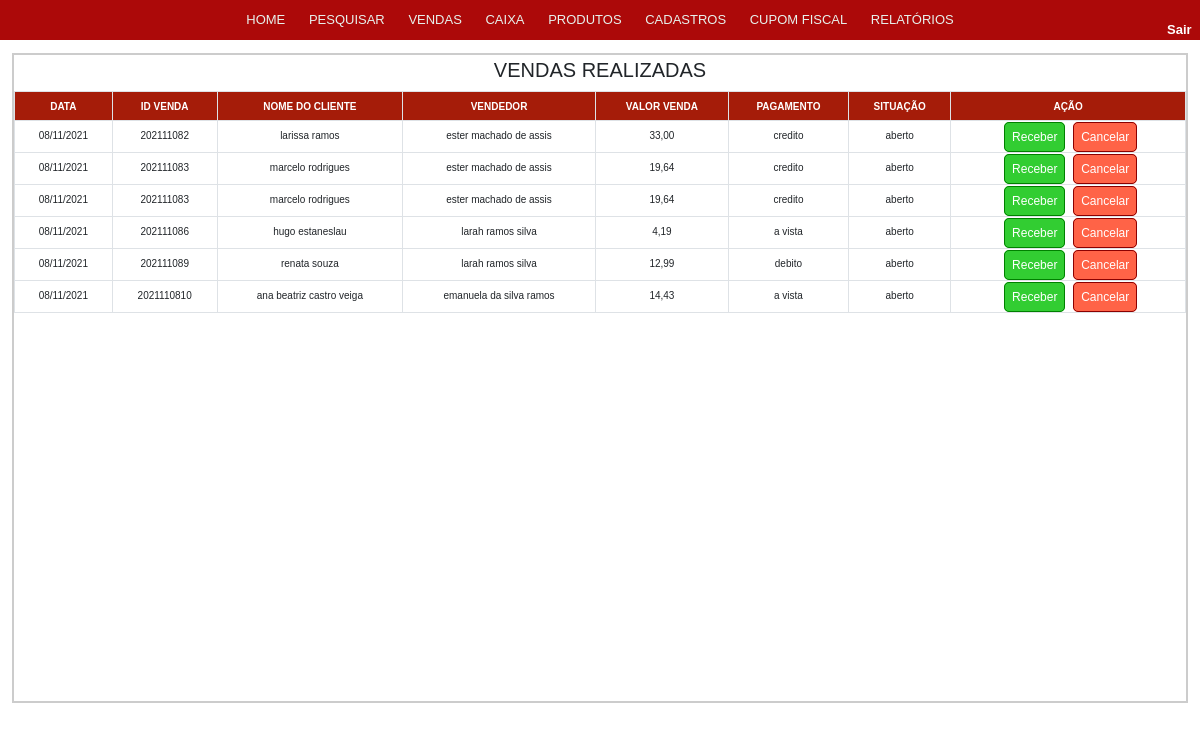
/view/Caixa.php, run on the app's committed database.
### tables this page shows
CREATE TABLE IF NOT EXISTS `venda` (
  `id_venda` INT NOT NULL AUTO_INCREMENT,
  `codigo_venda` INT(15) NOT NULL,
  `pessoa_id_pessoa_vendedor` INT NULL,
  `pessoa_id_pessoa_cliente` INT NULL,
  `data_venda` VARCHAR(11) NULL,
  `tipo_pagamento` ENUM('a vista', 'debito', 'credito') NULL,
  `status_venda` ENUM('aberto', 'fechado') NULL DEFAULT 'aberto',
  `valor_venda_sem_desconto` DECIMAL(10,2) NULL,
  `desconto` DECIMAL(10,2) NULL,
  `valor_venda_com_desconto` DECIMAL(10,2) NULL,
  `total_item_venda` INT NULL,
  INDEX `fk_venda_pessoa1_idx` (`pessoa_id_pessoa_vendedor` ASC) ,
  INDEX `fk_venda_pessoa2_idx` (`pessoa_id_pessoa_cliente` ASC) ,
  UNIQUE INDEX `id_venda_UNIQUE` (`id_venda` ASC) ,
  PRIMARY KEY (`id_venda`),
  CONSTRAINT `fk_venda_pessoa1`
    FOREIGN KEY (`pessoa_id_pessoa_vendedor`)
    REFERENCES `pessoa` (`id_pessoa`)
    ON DELETE NO ACTION
    ON UPDATE NO ACTION,
  CONSTRAINT `fk_venda_pessoa2`
    FOREIGN KEY (`pessoa_id_pessoa_cliente`)
    REFERENCES `pessoa` (`id_pessoa`)
    ON DELETE NO ACTION
    ON UPDATE NO ACTION);

CREATE TABLE IF NOT EXISTS `pessoa` (
  `id_pessoa` INT NOT NULL AUTO_INCREMENT,
  `nome` VARCHAR(45) NOT NULL,
  `cpf_cnpj` VARCHAR(20) NULL,
  `tipo_pessoa` ENUM('cliente', 'funcionario', 'fornecedor') NOT NULL,
  `email` VARCHAR(45) NULL,
  `telefone_fixo` VARCHAR(11) NULL,
  `telefone_celular` VARCHAR(11) NULL,
  `matricula` VARCHAR(11) NULL,
  `senha` VARCHAR(45) NULL,
  `funcao` ENUM('gerente', 'vendedor', 'operador de caixa') NULL,
  `endereco` VARCHAR(60) NULL,
  PRIMARY KEY (`id_pessoa`),
  UNIQUE INDEX `cpf_cnpj_UNIQUE` (`cpf_cnpj` ASC) );

### model/Venda.php (called while the page is built, shortened)
<?php
require_once 'Conexao.php';
require_once 'Pessoa.php';
class Venda
{
    public function selectAllVendaAberta()
    {
        $conexao = new Conexao("projeto_cristofarma", "localhost", "root", "");
        $dados  = $conexao->pdo->query("SELECT * FROM venda LEFT JOIN pessoa ON pessoa_id_pessoa_cliente = id_pessoa WHERE status_venda = 'aberto'
             ORDER BY data_venda DESC");
        $dadosSelecionados = $dados->fetchAll(PDO::FETCH_ASSOC);
        return $dadosSelecionados;
    }
}
?>

### model/Conexao.php (called while the page is built, shortened)
<?php
class Conexao {
    function __construct($dbname, $host, $user, $senha)
    {
        try {
            $this->pdo  = new PDO("mysql:dbname=" . $dbname . ";host=" . $host, $user, $senha);
        } catch (PDOException $e) {
            echo "Erro com Banco de Dados: " . $e->getMessage();
            exit();
        } catch (Exception $e) {
            echo "Erro Generico: " . $e->getMessage();
            exit();
        }
    }
}
?>

### model/Pessoa.php (called while the page is built, shortened)
<?php
require_once 'Conexao.php';
class Pessoa
{
    public function selectPessoaCliente($id_up)
    {
        $conexao = new Conexao("projeto_cristofarma", "localhost", "root", "");
        $dados  = $conexao->pdo->prepare("SELECT * FROM pessoa WHERE tipo_pessoa = 'cliente' AND id_pessoa = :id " );
        $dados->bindValue("id", $id_up);
        $dados->execute();
        $dadosSelecionados = $dados->fetchAll(PDO::FETCH_ASSOC);
        return $dadosSelecionados;
    }
    public function selectPessoaFuncionario($id_up)
    {
        $conexao = new Conexao("projeto_cristofarma", "localhost", "root", "");
        $dados  = $conexao->pdo->prepare("SELECT * FROM pessoa WHERE tipo_pessoa = 'funcionario' AND id_pessoa = :id " );
        $dados->bindValue("id", $id_up);
        $dados->execute();
        $dadosSelecionados = $dados->fetchAll(PDO::FETCH_ASSOC);
        return $dadosSelecionados;
    }
}
?>

### view/Caixa.php (the view, shortened to what this page needs)
<!doctype html>
<html lang="pt">
<head>
    <link rel="stylesheet" href="../css/bootstrap/nav/navegador.css">
    <link rel="stylesheet" href="../css/estilo.css">
</head>
<body>
    <header>
    <nav class="dp-menu">
        <ul>
            <li><a href="home.php">HOME</a></li>
            <li><a href="#">PESQUISAR</a>
            </li>
            <li><a href="Vendas.php">VENDAS</a></li>
            <li><a href="Caixa.php">CAIXA</a></li>
            <li><a href="#">PRODUTOS</a>
            </li>
            <li><a href="Cadastros.php">CADASTROS</a></li>
            <li><a href="CupomFiscal.php">CUPOM FISCAL</a></li>
            <li><a href="#">RELATÓRIOS</a>
        </ul>
    </nav>
    <div id="divSair"  >
        <a href="index.php">Sair</a>
    </div>
    </header>
    <section id="principalCaaixa">
    <div id="listaVendas">
        <legend>VENDAS REALIZADAS</legend>
     <div class="scroll">
        <table>
            <?php
                    require_once '../model/Pessoa.php';
                    require_once '../model/Venda.php';
                    $pessoa = new Pessoa();
                    $venda = new Venda();
        $dados = $venda->selectAllVendaAberta();
                echo '<table class="table table-hover">';
                    echo '<tr>';
                        echo '<th> DATA </th>';
                        echo '<th> ID VENDA </th>';
                        echo '<th> NOME DO CLIENTE </th>';
                        echo '<th> VENDEDOR </th>';
                        echo '<th> VALOR VENDA </th>';
                        echo '<th> PAGAMENTO </th>';
                        echo '<th> SITUAÇÃO </th>';
                        echo '<th> AÇÃO </th>';
                    echo '</tr>';
            if (count($dados) > 0) {
                for ($i=0; $i < count($dados) ; $i++)
                {
                    echo "<tr>";
                    foreach ($dados[$i] as $key => $value)
                    {
                        if ($key == "data_venda")
                        {
                            echo "<td>" .$value. "</td>";
                        }
                    } foreach ($dados[$i] as $key => $value)
                    {
                        if ($key == 'codigo_venda')
                        {
                            echo "<td>" .$value. "</td>";
                        }
                    } foreach ($dados[$i] as $key => $value)
                    {
                        if ($key == 'pessoa_id_pessoa_cliente')
                        {
                            $cliente = $pessoa->selectPessoaCliente($value);
                            echo "<td>".$cliente[0]['nome']."</td>";
                        }
                    } foreach ($dados[$i] as $key => $value)
                    {
                        if ($key == 'pessoa_id_pessoa_vendedor')
                        {
                            $cliente = $pessoa->selectPessoaFuncionario($value);
                            echo "<td>".$cliente[0]['nome']."</td>";
                        }
                    } foreach ($dados[$i] as $key => $value)
                    {
                        if ($key == 'valor_venda_com_desconto')
                        {
                            echo "<td>".number_format($value, 2, ',', '.'). "</td>";
                        }
                    } foreach ($dados[$i] as $key => $value)
                    {
                        if ($key == 'tipo_pagamento')
                        {
                            echo "<td>" .$value. "</td>";
                        }
                    } foreach ($dados[$i] as $key => $value)
                    {
                        if ($key == 'status_venda')
                        {
                            echo "<td>" .$value. "</td>";
                        }
                    }
        ?>
                         <td>
                        <a class="acaoVerde" id="fecharVendaNoCaixa" href="FecharVendaCaixa.php?id_get_venda_up=<?php echo $dados[$i]['id_venda'];?>">Receber</a>
                        <a class="acaoVermelho" id="cancelaNoVendaCaixa" href="">Cancelar</a>
                        </td>
        <?php
                        echo "</tr>";
                }
            }
                ?>
        </table>
     </div>
    </div>
    </section>
</body>
</html>

### css/estilo.css (style rules this page uses)
* { padding: 0px; margin: 0px; font-family: sans-serif; font-size: 13px; }
legend { text-align: center; font-size: 15pt; margin-top: 0px; }
#listaVendas { border:rgba(0, 0, 0, .2) 2px solid; height: 650px; width: 98%; float: left; margin-left: 1%; }
.acaoVerde { border: solid green 1px; border-radius: 5px; background-color: limegreen; color: white; text-decoration: none; font-size: 12px; padding: 7px; margin-left: 5px; }
.acaoVermelho { border: solid darkred 1px; border-radius: 5px; background-color: tomato; color: white; text-decoration: none; font-size: 12px; padding: 7px; margin-top: 2px; margin-left: 5px; }
.scroll { max-width: 100%; overflow: auto; }
#divSair { width: 2%; font-size: 12pt; float: right; margin-right: 1%; margin-left: 80%; margin-top: -3%; }
#divSair a { color: white; font-weight: bolder; padding: 3px; }
table tr, td { font-size: 13pt; }

### data on the page
venda: data_venda "08/11/2021", codigo_venda "202111082", valor_venda_com_desconto "33,00", tipo_pagamento "credito", status_venda "aberto"
pessoa: nome "larissa ramos"
pessoa: nome "ester machado de assis"
venda: data_venda "08/11/2021", codigo_venda "202111083", valor_venda_com_desconto "19,64", tipo_pagamento "credito", status_venda "aberto"
pessoa: nome "marcelo rodrigues"
venda: data_venda "08/11/2021", codigo_venda "202111083", valor_venda_com_desconto "19,64", tipo_pagamento "credito", status_venda "aberto"
venda: data_venda "08/11/2021", codigo_venda "202111086", valor_venda_com_desconto "4,19", tipo_pagamento "a vista", status_venda "aberto"
pessoa: nome "hugo estaneslau"
pessoa: nome "larah ramos silva"
venda: data_venda "08/11/2021", codigo_venda "202111089", valor_venda_com_desconto "12,99", tipo_pagamento "debito", status_venda "aberto"
pessoa: nome "renata souza"
venda: data_venda "08/11/2021", codigo_venda "2021110810", valor_venda_com_desconto "14,43", tipo_pagamento "a vista", status_venda "aberto"
pessoa: nome "ana beatriz castro veiga"
pessoa: nome "emanuela da silva ramos"
